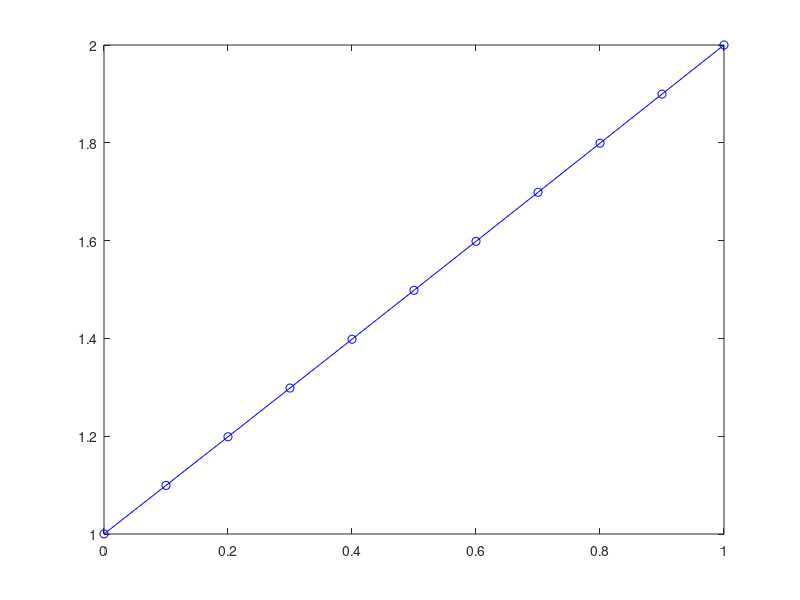

Write the MATLAB code that produced this figure.
clear
format long
% extent of system
h = 0.1;
x = 0:h:1;
m = length(x);

% creating matrices
A = zeros(m,m);
A(1,1) = 1;


for i=2:m-1
    vec = zeros(1,m);
    vec(i+1) = 1;
    for j=1:m
        A(i,j)=0.5*A(i-1,j);
    end
    A(i,i+1)=0.5;
end
A(m,:) = 0;
A(m,m) = 1;


phi = zeros(m, 1);


%initial conditions
phi(1) = 1;
phi(m) = 2;

for n=1:100000
    phi = A*phi;

    diff=mean(abs(phi - x'-1));
    if max(diff)<0.001
        break
    end
end
disp(n)

plot(x,phi, 'bo-')
disp(eig(A))
